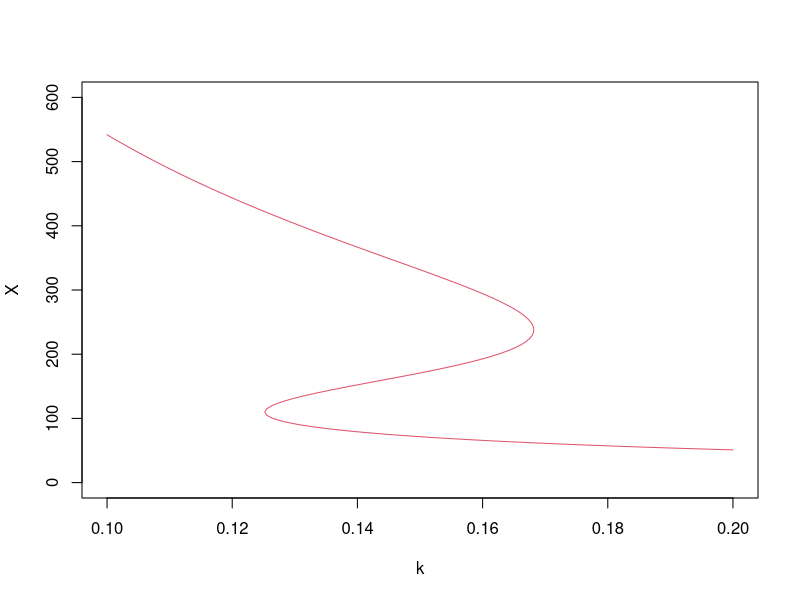
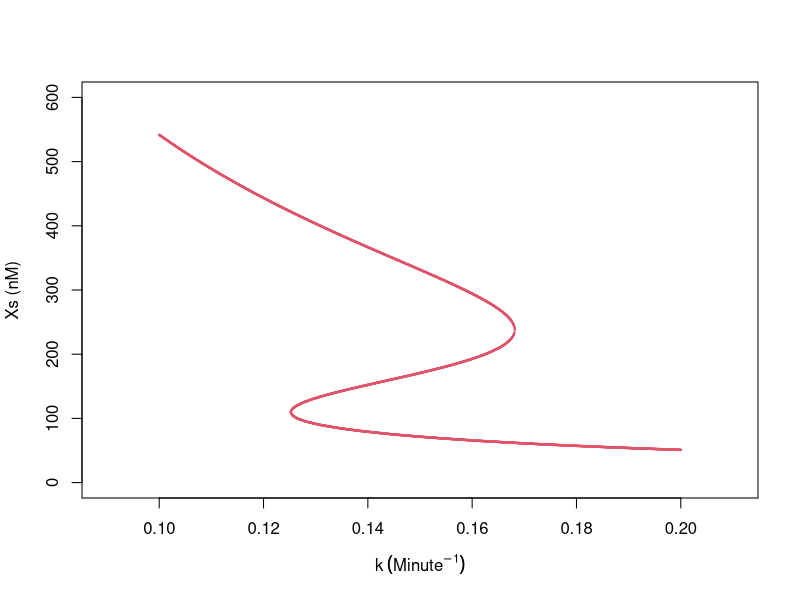
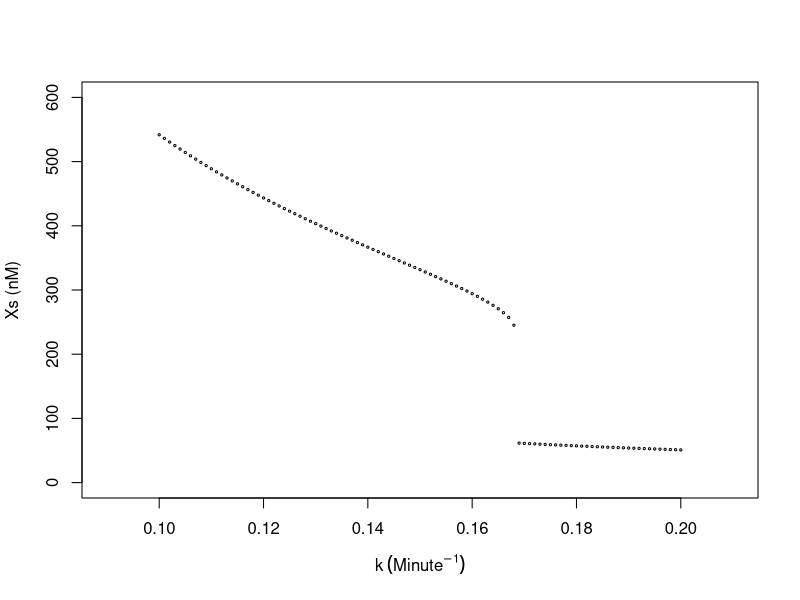

These figures' R source, in order:
## ---- chunk 1
derivs_k <- function(X, k) 10 + 45 * X^4 / (X^4 + 200^4) - k * X
## ---- chunk 2
# evaluate f on a grid of (k, X), then draw its zero-level contour
k_all <- seq(0.1, 0.2, by = 0.001)
X_all <- seq(0, 600, by = 5)
z <- outer(k_all, X_all, function(k, X) derivs_k(X, k))   # z[i, j] = f(X_all[j], k_all[i])

contour(k_all, X_all, z, levels = 0, col = 2, drawlabels = FALSE,
        xlab = "k", ylab = "X")
## ---- chunk 3
# bilinear contour in one grid square: sample x, solve f = 0 for y (Eqs 2-3)
# returns flattened x,y pairs where the z = 0 curve crosses the square, or NULL
contour_segment_bilinear <- function(x_all, y_all, z, ind_x, ind_y, npoints = 20) {
  f11 <- z[ind_x, ind_y];     f21 <- z[ind_x + 1, ind_y]
  f12 <- z[ind_x, ind_y + 1]; f22 <- z[ind_x + 1, ind_y + 1]
  if (length(unique(sign(c(f11, f21, f12, f22)))) == 1) return(NULL)  # all same sign: no crossing

  x1 <- x_all[ind_x]; x2 <- x_all[ind_x + 1]
  y1 <- y_all[ind_y]; y2 <- y_all[ind_y + 1]
  x_points <- seq(x1, x2, length.out = npoints)
  f_x_y1 <- ((x2 - x_points) * f11 + (x_points - x1) * f21) / (x2 - x1)   # Eq (2)
  f_x_y2 <- ((x2 - x_points) * f12 + (x_points - x1) * f22) / (x2 - x1)   # Eq (2)
  y_points <- (f_x_y1 * y2 - f_x_y2 * y1) / (f_x_y1 - f_x_y2)             # Eq (3)

  keep <- which((y_points - y1) * (y2 - y_points) > 0)   # keep y inside (y1, y2)
  if (length(keep) == 0) return(NULL)
  c(t(cbind(x_points[keep], y_points[keep])))
}
## ---- chunk 4
# build f on the grid, then extract the zero contour square by square
k_all <- seq(0.1, 0.2, by = 0.001)
X_all <- seq(0, 600, by = 5)
z <- outer(k_all, X_all, function(k, X) derivs_k(X, k))   # z[i, j] = f(X_all[j], k_all[i])

segments <- list()
for (i in seq_len(length(k_all) - 1)) {
  for (j in seq_len(length(X_all) - 1)) {
    seg <- contour_segment_bilinear(k_all, X_all, z, i, j)
    if (length(seg) > 0) segments[[length(segments) + 1]] <- seg
  }
}
null_contour <- matrix(unlist(segments), ncol = 2, byrow = TRUE)

plot(null_contour[, 1], null_contour[, 2], pch = 20, cex = 0.3, col = 2,
     xlab = expression(k ~ (Minute^{-1})), ylab = "Xs (nM)",
     xlim = c(0.09, 0.21), ylim = c(0, 600))
## ---- chunk 5
# Newton's method: solve f(X) = 0 from a guess; stop if X leaves X_range (Eq. 6)
dfdX <- function(X, k) 180 / X * (X/200)^4 / (1 + (X/200)^4)^2 - k   # df/dX

find_root_Newton <- function(X, func, dfunc, X_range, error = 1e-3, ...) {
  f <- func(X, ...)
  while (abs(f) > error) {
    X <- X - f / dfunc(X, ...)
    if ((X - X_range[1]) * (X - X_range[2]) > 0) break   # left the range: not converging
    f <- func(X, ...)
  }
  X
}

# from different guesses at k = 0.15, Newton finds different roots
for (g in list(c(500, 0.1), c(500, 0.15), c(100, 0.15), c(150, 0.15))) {
  root <- find_root_Newton(g[1], derivs_k, dfdX, c(0, 800), k = g[2])
  cat(sprintf("guess %3d, k = %.2f: root = %.1f\n", g[1], g[2], root))
}
## ---- chunk 6
# march along the curve: tangent predictor (Eq. 5) + Newton corrector, stepping in k
dfdk <- function(X, k) -X   # df/dk

k_range <- c(0.1, 0.2); dk <- 0.001
results <- matrix(NA, nrow = (k_range[2] - k_range[1]) / dk + 1, ncol = 3)  # k, X, stability

k <- 0.1
X_new <- find_root_Newton(500, derivs_k, dfdX, c(0, 800), k = k)   # start on the high branch
cycle <- 1
results[cycle, ] <- c(k, X_new, if (dfdX(X_new, k) < 0) 1 else 2)

while (k < k_range[2]) {
  slope <- -dfdk(X_new, k) / dfdX(X_new, k)   # dX/dk from Equation (4); blows up at a fold
  k <- k + dk
  X_init <- X_new + dk * slope                # predictor, Equation (5)
  X_new <- find_root_Newton(X_init, derivs_k, dfdX, c(0, 800), k = k)   # Newton correction
  cycle <- cycle + 1
  results[cycle, ] <- c(k, X_new, if (!is.na(X_new) && dfdX(X_new, k) < 0) 1 else 2)
}
results <- results[1:cycle, ]

plot(results[, 1], results[, 2], pch = 1, cex = 0.3, col = results[, 3],
     xlab = expression(k ~ (Minute^{-1})), ylab = "Xs (nM)",
     xlim = c(0.09, 0.21), ylim = c(0, 600))
